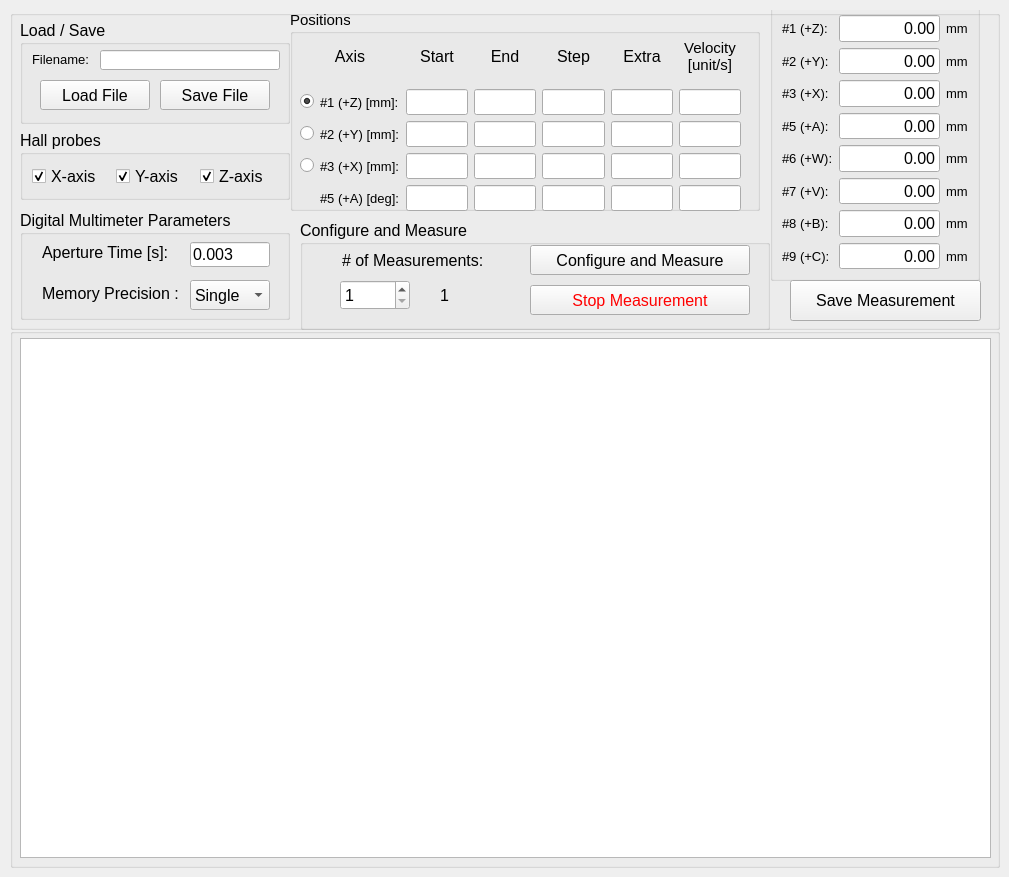
     <widget class="QWidget" name="tab_measurement">
      <attribute name="title">
       <string>Measurements</string>
      </attribute>
      <widget class="QGroupBox" name="gb_measurement">
       <property name="geometry">
        <rect>
         <x>10</x>
         <y>10</y>
         <width>990</width>
         <height>320</height>
        </rect>
       </property>
       <property name="title">
        <string/>
       </property>
       <widget class="QGroupBox" name="gb_hall_enable">
        <property name="geometry">
         <rect>
          <x>10</x>
          <y>120</y>
          <width>270</width>
          <height>70</height>
         </rect>
        </property>
        <property name="font">
         <font>
          <pointsize>12</pointsize>
         </font>
        </property>
        <property name="title">
         <string>Hall probes</string>
        </property>
        <layout class="QGridLayout" name="gridLayout_11">
         <item row="0" column="0">
          <widget class="QCheckBox" name="cb_hall_x_enable">
           <property name="font">
            <font>
             <pointsize>12</pointsize>
            </font>
           </property>
           <property name="text">
            <string>X-axis</string>
           </property>
           <property name="checked">
            <bool>true</bool>
           </property>
          </widget>
         </item>
         <item row="0" column="1">
          <widget class="QCheckBox" name="cb_hall_y_enable">
           <property name="font">
            <font>
             <pointsize>12</pointsize>
            </font>
           </property>
           <property name="text">
            <string>Y-axis</string>
           </property>
           <property name="checked">
            <bool>true</bool>
           </property>
          </widget>
         </item>
         <item row="0" column="2">
          <widget class="QCheckBox" name="cb_hall_z_enable">
           <property name="font">
            <font>
             <pointsize>12</pointsize>
            </font>
           </property>
           <property name="text">
            <string>Z-axis</string>
           </property>
           <property name="checked">
            <bool>true</bool>
           </property>
          </widget>
         </item>
        </layout>
       </widget>
       <widget class="QGroupBox" name="gb_dmm_param">
        <property name="geometry">
         <rect>
          <x>10</x>
          <y>200</y>
          <width>270</width>
          <height>110</height>
         </rect>
        </property>
        <property name="font">
         <font>
          <pointsize>12</pointsize>
         </font>
        </property>
        <property name="title">
         <string>Digital Multimeter Parameters</string>
        </property>
        <widget class="QLabel" name="la_dmm_aper">
         <property name="geometry">
          <rect>
           <x>22</x>
           <y>33</y>
           <width>133</width>
           <height>19</height>
          </rect>
         </property>
         <property name="font">
          <font>
           <pointsize>12</pointsize>
          </font>
         </property>
         <property name="text">
          <string>Aperture Time [s]:</string>
         </property>
        </widget>
        <widget class="QLineEdit" name="le_dmm_aper">
         <property name="geometry">
          <rect>
           <x>170</x>
           <y>32</y>
           <width>80</width>
           <height>25</height>
          </rect>
         </property>
         <property name="font">
          <font>
           <pointsize>12</pointsize>
          </font>
         </property>
         <property name="text">
          <string>0.003</string>
         </property>
        </widget>
        <widget class="QComboBox" name="cb_dmm_precision">
         <property name="geometry">
          <rect>
           <x>170</x>
           <y>70</y>
           <width>80</width>
           <height>30</height>
          </rect>
         </property>
         <property name="font">
          <font>
           <pointsize>12</pointsize>
          </font>
         </property>
         <item>
          <property name="text">
           <string>Single</string>
          </property>
         </item>
         <item>
          <property name="text">
           <string>Double</string>
          </property>
         </item>
        </widget>
        <widget class="QLabel" name="la_dmm_precision">
         <property name="geometry">
          <rect>
           <x>22</x>
           <y>74</y>
           <width>140</width>
           <height>19</height>
          </rect>
         </property>
         <property name="font">
          <font>
           <pointsize>12</pointsize>
          </font>
         </property>
         <property name="text">
          <string>Memory Precision :</string>
         </property>
        </widget>
       </widget>
       <widget class="QGroupBox" name="gb_measurement_config">
        <property name="geometry">
         <rect>
          <x>10</x>
          <y>10</y>
          <width>270</width>
          <height>104</height>
         </rect>
        </property>
        <property name="font">
         <font>
          <pointsize>12</pointsize>
         </font>
        </property>
        <property name="title">
         <string>Load / Save</string>
        </property>
        <widget class="QPushButton" name="pb_save_measurement_config">
         <property name="geometry">
          <rect>
           <x>140</x>
           <y>60</y>
           <width>110</width>
           <height>30</height>
          </rect>
         </property>
         <property name="font">
          <font>
           <pointsize>12</pointsize>
          </font>
         </property>
         <property name="text">
          <string>Save File</string>
         </property>
        </widget>
        <widget class="QPushButton" name="pb_load_measurement_config">
         <property name="geometry">
          <rect>
           <x>20</x>
           <y>60</y>
           <width>110</width>
           <height>30</height>
          </rect>
         </property>
         <property name="font">
          <font>
           <pointsize>12</pointsize>
          </font>
         </property>
         <property name="text">
          <string>Load File</string>
         </property>
        </widget>
        <widget class="QLabel" name="la_measurement_config_filename">
         <property name="geometry">
          <rect>
           <x>12</x>
           <y>31</y>
           <width>61</width>
           <height>16</height>
          </rect>
         </property>
         <property name="font">
          <font>
           <pointsize>10</pointsize>
          </font>
         </property>
         <property name="text">
          <string>Filename: </string>
         </property>
        </widget>
        <widget class="QLineEdit" name="le_measurement_config_filename">
         <property name="geometry">
          <rect>
           <x>80</x>
           <y>30</y>
           <width>180</width>
           <height>20</height>
          </rect>
         </property>
         <property name="styleSheet">
          <string notr="true">font: 8pt &quot;MS Shell Dlg 2&quot;;</string>
         </property>
         <property name="readOnly">
          <bool>true</bool>
         </property>
        </widget>
       </widget>
       <widget class="QGroupBox" name="gb_configure_and_measure">
        <property name="geometry">
         <rect>
          <x>290</x>
          <y>210</y>
          <width>470</width>
          <height>110</height>
         </rect>
        </property>
        <property name="font">
         <font>
          <pointsize>12</pointsize>
         </font>
        </property>
        <property name="title">
         <string>Configure and Measure</string>
        </property>
        <widget class="QPushButton" name="pb_configure_and_measure">
         <property name="geometry">
          <rect>
           <x>230</x>
           <y>25</y>
           <width>220</width>
           <height>30</height>
          </rect>
         </property>
         <property name="font">
          <font>
           <pointsize>12</pointsize>
          </font>
         </property>
         <property name="text">
          <string>Configure and Measure</string>
         </property>
        </widget>
        <widget class="QPushButton" name="pb_stop_measurement">
         <property name="geometry">
          <rect>
           <x>230</x>
           <y>65</y>
           <width>220</width>
           <height>30</height>
          </rect>
         </property>
         <property name="font">
          <font>
           <pointsize>12</pointsize>
          </font>
         </property>
         <property name="styleSheet">
          <string notr="true">color: rgb(255, 0, 0);</string>
         </property>
         <property name="text">
          <string>Stop Measurement</string>
         </property>
        </widget>
        <widget class="QLabel" name="la_nr_measurements">
         <property name="geometry">
          <rect>
           <x>42</x>
           <y>31</y>
           <width>150</width>
           <height>19</height>
          </rect>
         </property>
         <property name="font">
          <font>
           <pointsize>12</pointsize>
          </font>
         </property>
         <property name="text">
          <string># of Measurements:</string>
         </property>
        </widget>
        <widget class="QSpinBox" name="sb_nr_measurements">
         <property name="geometry">
          <rect>
           <x>40</x>
           <y>60</y>
           <width>70</width>
           <height>30</height>
          </rect>
         </property>
         <property name="font">
          <font>
           <pointsize>12</pointsize>
          </font>
         </property>
         <property name="minimum">
          <number>1</number>
         </property>
         <property name="maximum">
          <number>1000000</number>
         </property>
        </widget>
        <widget class="QLabel" name="la_nr_measurements_status">
         <property name="geometry">
          <rect>
           <x>140</x>
           <y>66</y>
           <width>50</width>
           <height>19</height>
          </rect>
         </property>
         <property name="font">
          <font>
           <pointsize>12</pointsize>
          </font>
         </property>
         <property name="text">
          <string>1</string>
         </property>
        </widget>
       </widget>
       <widget class="QGroupBox" name="gb_axis_readings_2">
        <property name="geometry">
         <rect>
          <x>760</x>
          <y>-10</y>
          <width>210</width>
          <height>281</height>
         </rect>
        </property>
        <property name="title">
         <string/>
        </property>
        <layout class="QGridLayout" name="gridLayout_6">
         <item row="0" column="2">
          <widget class="QLabel" name="la_pos1_unit_2">
           <property name="font">
            <font>
             <pointsize>10</pointsize>
            </font>
           </property>
           <property name="text">
            <string>mm</string>
           </property>
          </widget>
         </item>
         <item row="1" column="0">
          <widget class="QLabel" name="la_pos2_2">
           <property name="font">
            <font>
             <pointsize>10</pointsize>
            </font>
           </property>
           <property name="text">
            <string>#2 (+Y):</string>
           </property>
          </widget>
         </item>
         <item row="1" column="1">
          <widget class="QLineEdit" name="le_pos2_2">
           <property name="font">
            <font>
             <pointsize>12</pointsize>
             <weight>50</weight>
             <bold>false</bold>
            </font>
           </property>
           <property name="text">
            <string>0.00</string>
           </property>
           <property name="alignment">
            <set>Qt::AlignRight|Qt::AlignTrailing|Qt::AlignVCenter</set>
           </property>
           <property name="readOnly">
            <bool>true</bool>
           </property>
          </widget>
         </item>
         <item row="1" column="2">
          <widget class="QLabel" name="la_pos2_unit_2">
           <property name="font">
            <font>
             <pointsize>10</pointsize>
            </font>
           </property>
           <property name="text">
            <string>mm</string>
           </property>
          </widget>
         </item>
         <item row="2" column="0">
          <widget class="QLabel" name="la_pos3_2">
           <property name="font">
            <font>
             <pointsize>10</pointsize>
            </font>
           </property>
           <property name="text">
            <string>#3 (+X):</string>
           </property>
          </widget>
         </item>
         <item row="2" column="1">
          <widget class="QLineEdit" name="le_pos3_2">
           <property name="font">
            <font>
             <pointsize>12</pointsize>
             <weight>50</weight>
             <bold>false</bold>
            </font>
           </property>
           <property name="text">
            <string>0.00</string>
           </property>
           <property name="alignment">
            <set>Qt::AlignRight|Qt::AlignTrailing|Qt::AlignVCenter</set>
           </property>
           <property name="readOnly">
            <bool>true</bool>
           </property>
          </widget>
         </item>
         <item row="2" column="2">
          <widget class="QLabel" name="la_pos3_unit_2">
           <property name="font">
            <font>
             <pointsize>10</pointsize>
            </font>
           </property>
           <property name="text">
            <string>mm</string>
           </property>
          </widget>
         </item>
         <item row="3" column="0">
          <widget class="QLabel" name="la_pos5_2">
           <property name="font">
            <font>
             <pointsize>10</pointsize>
            </font>
           </property>
           <property name="text">
            <string>#5 (+A):</string>
           </property>
          </widget>
         </item>
         <item row="3" column="1">
          <widget class="QLineEdit" name="le_pos5_2">
           <property name="font">
            <font>
             <pointsize>12</pointsize>
             <weight>50</weight>
             <bold>false</bold>
            </font>
           </property>
           <property name="text">
            <string>0.00</string>
           </property>
           <property name="alignment">
            <set>Qt::AlignRight|Qt::AlignTrailing|Qt::AlignVCenter</set>
           </property>
           <property name="readOnly">
            <bool>true</bool>
           </property>
          </widget>
         </item>
         <item row="3" column="2">
          <widget class="QLabel" name="la_pos5_unit_2">
           <property name="font">
            <font>
             <pointsize>10</pointsize>
            </font>
           </property>
           <property name="text">
            <string>mm</string>
           </property>
          </widget>
         </item>
         <item row="4" column="0">
          <widget class="QLabel" name="la_pos6_2">
           <property name="font">
            <font>
             <pointsize>10</pointsize>
            </font>
           </property>
           <property name="text">
            <string>#6 (+W):</string>
           </property>
          </widget>
         </item>
         <item row="4" column="1">
          <widget class="QLineEdit" name="le_pos6_2">
           <property name="font">
            <font>
             <pointsize>12</pointsize>
             <weight>50</weight>
             <bold>false</bold>
            </font>
           </property>
           <property name="text">
            <string>0.00</string>
           </property>
           <property name="alignment">
            <set>Qt::AlignRight|Qt::AlignTrailing|Qt::AlignVCenter</set>
           </property>
           <property name="readOnly">
            <bool>true</bool>
           </property>
          </widget>
         </item>
         <item row="4" column="2">
          <widget class="QLabel" name="la_pos6_unit_2">
           <property name="font">
            <font>
             <pointsize>10</pointsize>
            </font>
           </property>
           <property name="text">
            <string>mm</string>
           </property>
          </widget>
         </item>
         <item row="5" column="0">
          <widget class="QLabel" name="la_pos7_2">
           <property name="font">
            <font>
             <pointsize>10</pointsize>
            </font>
           </property>
           <property name="text">
            <string>#7 (+V):</string>
           </property>
          </widget>
         </item>
         <item row="5" column="1">
          <widget class="QLineEdit" name="le_pos7_2">
           <property name="font">
            <font>
             <pointsize>12</pointsize>
             <weight>50</weight>
             <bold>false</bold>
            </font>
           </property>
           <property name="text">
            <string>0.00</string>
           </property>
           <property name="alignment">
            <set>Qt::AlignRight|Qt::AlignTrailing|Qt::AlignVCenter</set>
           </property>
           <property name="readOnly">
            <bool>true</bool>
           </property>
          </widget>
         </item>
         <item row="5" column="2">
          <widget class="QLabel" name="la_pos7_unit_2">
           <property name="font">
            <font>
             <pointsize>10</pointsize>
            </font>
           </property>
           <property name="text">
            <string>mm</string>
           </property>
          </widget>
         </item>
         <item row="6" column="0">
          <widget class="QLabel" name="la_pos8_2">
           <property name="font">
            <font>
             <pointsize>10</pointsize>
            </font>
           </property>
           <property name="text">
            <string>#8 (+B):</string>
           </property>
          </widget>
         </item>
         <item row="6" column="1">
          <widget class="QLineEdit" name="le_pos8_2">
           <property name="font">
            <font>
             <pointsize>12</pointsize>
             <weight>50</weight>
             <bold>false</bold>
            </font>
           </property>
           <property name="text">
            <string>0.00</string>
           </property>
           <property name="alignment">
            <set>Qt::AlignRight|Qt::AlignTrailing|Qt::AlignVCenter</set>
           </property>
           <property name="readOnly">
            <bool>true</bool>
           </property>
          </widget>
         </item>
         <item row="6" column="2">
          <widget class="QLabel" name="la_pos8_unit_2">
           <property name="font">
            <font>
             <pointsize>10</pointsize>
            </font>
           </property>
           <property name="text">
            <string>mm</string>
           </property>
          </widget>
         </item>
         <item row="7" column="0">
          <widget class="QLabel" name="la_pos9_2">
           <property name="font">
            <font>
             <pointsize>10</pointsize>
            </font>
           </property>
           <property name="text">
            <string>#9 (+C):</string>
           </property>
          </widget>
         </item>
         <item row="7" column="1">
          <widget class="QLineEdit" name="le_pos9_2">
           <property name="font">
            <font>
             <pointsize>12</pointsize>
             <weight>50</weight>
             <bold>false</bold>
            </font>
           </property>
           <property name="text">
            <string>0.00</string>
           </property>
           <property name="alignment">
            <set>Qt::AlignRight|Qt::AlignTrailing|Qt::AlignVCenter</set>
           </property>
           <property name="readOnly">
            <bool>true</bool>
           </property>
          </widget>
         </item>
         <item row="7" column="2">
          <widget class="QLabel" name="la_pos9_unit_2">
           <property name="font">
            <font>
             <pointsize>10</pointsize>
            </font>
           </property>
           <property name="text">
            <string>mm</string>
           </property>
          </widget>
         </item>
         <item row="0" column="1">
          <widget class="QLineEdit" name="le_pos1_2">
           <property name="font">
            <font>
             <pointsize>12</pointsize>
             <weight>50</weight>
             <bold>false</bold>
            </font>
           </property>
           <property name="text">
            <string>0.00</string>
           </property>
           <property name="alignment">
            <set>Qt::AlignRight|Qt::AlignTrailing|Qt::AlignVCenter</set>
           </property>
           <property name="readOnly">
            <bool>true</bool>
           </property>
          </widget>
         </item>
         <item row="0" column="0">
          <widget class="QLabel" name="la_pos1_2">
           <property name="font">
            <font>
             <pointsize>10</pointsize>
            </font>
           </property>
           <property name="text">
            <string>#1 (+Z):</string>
           </property>
          </widget>
         </item>
        </layout>
       </widget>
       <widget class="QPushButton" name="pb_save_measurement">
        <property name="geometry">
         <rect>
          <x>780</x>
          <y>270</y>
          <width>191</width>
          <height>41</height>
         </rect>
        </property>
        <property name="font">
         <font>
          <pointsize>12</pointsize>
          <weight>50</weight>
          <italic>false</italic>
          <bold>false</bold>
         </font>
        </property>
        <property name="text">
         <string>Save Measurement</string>
        </property>
       </widget>
       <widget class="QGroupBox" name="gb_position_param">
        <property name="geometry">
         <rect>
          <x>280</x>
          <y>0</y>
          <width>470</width>
          <height>201</height>
         </rect>
        </property>
        <property name="font">
         <font>
          <pointsize>11</pointsize>
          <weight>50</weight>
          <italic>false</italic>
          <bold>false</bold>
         </font>
        </property>
        <property name="title">
         <string>Positions</string>
        </property>
        <widget class="QWidget" name="layoutWidget">
         <property name="geometry">
          <rect>
           <x>10</x>
           <y>20</y>
           <width>441</width>
           <height>181</height>
          </rect>
         </property>
         <layout class="QGridLayout" name="gl_position_param">
          <item row="4" column="3">
           <widget class="QLineEdit" name="le_axis5_end">
            <property name="styleSheet">
             <string notr="true">font: 10pt &quot;MS Shell Dlg 2&quot;;</string>
            </property>
           </widget>
          </item>
          <item row="2" column="0">
           <widget class="QRadioButton" name="rb_axis2_triggering">
            <property name="text">
             <string/>
            </property>
           </widget>
          </item>
          <item row="2" column="1">
           <widget class="QLabel" name="la_pos2_param">
            <property name="font">
             <font>
              <pointsize>10</pointsize>
             </font>
            </property>
            <property name="text">
             <string>#2 (+Y) [mm]:</string>
            </property>
           </widget>
          </item>
          <item row="0" column="2">
           <widget class="QLabel" name="la_start">
            <property name="font">
             <font>
              <pointsize>12</pointsize>
             </font>
            </property>
            <property name="text">
             <string>Start</string>
            </property>
            <property name="alignment">
             <set>Qt::AlignCenter</set>
            </property>
           </widget>
          </item>
          <item row="1" column="1">
           <widget class="QLabel" name="la_pos1_param">
            <property name="font">
             <font>
              <pointsize>10</pointsize>
             </font>
            </property>
            <property name="text">
             <string>#1 (+Z) [mm]:</string>
            </property>
           </widget>
          </item>
          <item row="0" column="3">
           <widget class="QLabel" name="la_end">
            <property name="font">
             <font>
              <pointsize>12</pointsize>
             </font>
            </property>
            <property name="text">
             <string>End</string>
            </property>
            <property name="alignment">
             <set>Qt::AlignCenter</set>
            </property>
           </widget>
          </item>
          <item row="4" column="1">
           <widget class="QLabel" name="la_pos5_param">
            <property name="font">
             <font>
              <pointsize>10</pointsize>
             </font>
            </property>
            <property name="text">
             <string>#5 (+A) [deg]:</string>
            </property>
           </widget>
          </item>
          <item row="3" column="1">
           <widget class="QLabel" name="la_pos3_param">
            <property name="font">
             <font>
              <pointsize>10</pointsize>
             </font>
            </property>
            <property name="text">
             <string>#3 (+X) [mm]:</string>
            </property>
           </widget>
          </item>
          <item row="1" column="3">
           <widget class="QLineEdit" name="le_axis1_end">
            <property name="styleSheet">
             <string notr="true">font: 10pt &quot;MS Shell Dlg 2&quot;;</string>
            </property>
           </widget>
          </item>
          <item row="4" column="2">
           <widget class="QLineEdit" name="le_axis5_start">
            <property name="styleSheet">
             <string notr="true">font: 10pt &quot;MS Shell Dlg 2&quot;;</string>
            </property>
           </widget>
          </item>
          <item row="3" column="2">
           <widget class="QLineEdit" name="le_axis3_start">
            <property name="styleSheet">
             <string notr="true">font: 10pt &quot;MS Shell Dlg 2&quot;;</string>
            </property>
           </widget>
          </item>
          <item row="4" column="4">
           <widget class="QLineEdit" name="le_axis5_step">
            <property name="styleSheet">
             <string notr="true">font: 10pt &quot;MS Shell Dlg 2&quot;;</string>
            </property>
           </widget>
          </item>
          <item row="3" column="3">
           <widget class="QLineEdit" name="le_axis3_end">
            <property name="styleSheet">
             <string notr="true">font: 10pt &quot;MS Shell Dlg 2&quot;;</string>
            </property>
           </widget>
          </item>
          <item row="1" column="4">
           <widget class="QLineEdit" name="le_axis1_step">
            <property name="styleSheet">
             <string notr="true">font: 10pt &quot;MS Shell Dlg 2&quot;;</string>
            </property>
           </widget>
          </item>
          <item row="3" column="0">
           <widget class="QRadioButton" name="rb_axis3_triggering">
            <property name="text">
             <string/>
            </property>
           </widget>
          </item>
          <item row="1" column="2">
           <widget class="QLineEdit" name="le_axis1_start">
            <property name="styleSheet">
             <string notr="true">font: 10pt &quot;MS Shell Dlg 2&quot;;</string>
            </property>
           </widget>
          </item>
          <item row="2" column="3">
           <widget class="QLineEdit" name="le_axis2_end">
            <property name="styleSheet">
             <string notr="true">font: 10pt &quot;MS Shell Dlg 2&quot;;</string>
            </property>
           </widget>
          </item>
          <item row="3" column="4">
           <widget class="QLineEdit" name="le_axis3_step">
            <property name="styleSheet">
             <string notr="true">font: 10pt &quot;MS Shell Dlg 2&quot;;</string>
            </property>
           </widget>
          </item>
          <item row="2" column="4">
           <widget class="QLineEdit" name="le_axis2_step">
            <property name="styleSheet">
             <string notr="true">font: 10pt &quot;MS Shell Dlg 2&quot;;</string>
            </property>
           </widget>
          </item>
          <item row="2" column="2">
           <widget class="QLineEdit" name="le_axis2_start">
            <property name="styleSheet">
             <string notr="true">font: 10pt &quot;MS Shell Dlg 2&quot;;</string>
            </property>
           </widget>
          </item>
          <item row="1" column="0">
           <widget class="QRadioButton" name="rb_axis1_triggering">
            <property name="enabled">
             <bool>true</bool>
            </property>
            <property name="text">
             <string/>
            </property>
            <property name="checked">
             <bool>true</bool>
            </property>
           </widget>
          </item>
          <item row="1" column="6">
           <widget class="QLineEdit" name="le_axis1_vel">
            <property name="styleSheet">
             <string notr="true">font: 10pt &quot;MS Shell Dlg 2&quot;;</string>
            </property>
           </widget>
          </item>
          <item row="0" column="6">
           <widget class="QLabel" name="la_velocity_table">
            <property name="font">
             <font>
              <pointsize>11</pointsize>
              <weight>50</weight>
              <italic>false</italic>
              <bold>false</bold>
             </font>
            </property>
            <property name="text">
             <string>Velocity
[unit/s]</string>
            </property>
            <property name="alignment">
             <set>Qt::AlignCenter</set>
            </property>
           </widget>
          </item>
          <item row="3" column="6">
           <widget class="QLineEdit" name="le_axis3_vel">
            <property name="styleSheet">
             <string notr="true">font: 10pt &quot;MS Shell Dlg 2&quot;;</string>
            </property>
           </widget>
          </item>
          <item row="4" column="6">
           <widget class="QLineEdit" name="le_axis5_vel">
            <property name="styleSheet">
             <string notr="true">font: 10pt &quot;MS Shell Dlg 2&quot;;</string>
            </property>
           </widget>
          </item>
          <item row="2" column="6">
           <widget class="QLineEdit" name="le_axis2_vel">
            <property name="styleSheet">
             <string notr="true">font: 10pt &quot;MS Shell Dlg 2&quot;;</string>
            </property>
           </widget>
          </item>
          <item row="0" column="0" colspan="2">
           <widget class="QLabel" name="la_axis">
            <property name="font">
             <font>
              <pointsize>12</pointsize>
             </font>
            </property>
            <property name="text">
             <string>Axis</string>
            </property>
            <property name="alignment">
             <set>Qt::AlignCenter</set>
            </property>
           </widget>
          </item>
          <item row="4" column="5">
           <widget class="QLineEdit" name="le_axis5_extra"/>
          </item>
          <item row="3" column="5">
           <widget class="QLineEdit" name="le_axis3_extra"/>
          </item>
          <item row="2" column="5">
           <widget class="QLineEdit" name="le_axis2_extra"/>
          </item>
          <item row="1" column="5">
           <widget class="QLineEdit" name="le_axis1_extra"/>
          </item>
          <item row="0" column="5">
           <widget class="QLabel" name="la_extra">
            <property name="font">
             <font>
              <pointsize>12</pointsize>
             </font>
            </property>
            <property name="text">
             <string>Extra</string>
            </property>
            <property name="alignment">
             <set>Qt::AlignCenter</set>
            </property>
           </widget>
          </item>
          <item row="0" column="4">
           <widget class="QLabel" name="la_step">
            <property name="font">
             <font>
              <pointsize>12</pointsize>
             </font>
            </property>
            <property name="text">
             <string>Step</string>
            </property>
            <property name="alignment">
             <set>Qt::AlignCenter</set>
            </property>
           </widget>
          </item>
         </layout>
        </widget>
       </widget>
      </widget>
      <widget class="QGroupBox" name="gb_measurement_graph">
       <property name="geometry">
        <rect>
         <x>10</x>
         <y>328</y>
         <width>990</width>
         <height>540</height>
        </rect>
       </property>
       <property name="title">
        <string/>
       </property>
       <widget class="PlotWidget" name="gv_measurement_graph">
        <property name="geometry">
         <rect>
          <x>10</x>
          <y>10</y>
          <width>971</width>
          <height>520</height>
         </rect>
        </property>
        <property name="backgroundBrush">
         <brush brushstyle="NoBrush">
          <color alpha="255">
           <red>255</red>
           <green>255</green>
           <blue>255</blue>
          </color>
         </brush>
        </property>
       </widget>
      </widget>
     </widget>
